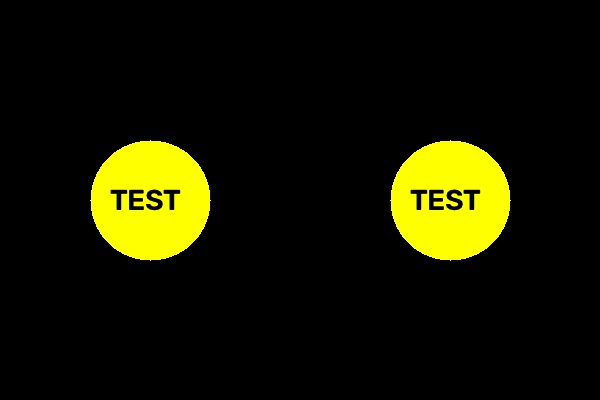
#> input picture samples/test.jpg, 600 x 400 px
$ python -i ela_detector.py   (imports and definitions only)
#> lines starting #> are read from the running program, lines starting #| are printed output that depends on the picture
"""Error Level Analysis (ELA) image processing utilities."""

from pathlib import Path

import numpy as np
from PIL import Image, ImageChops, ImageEnhance


def compute_ela(
	image_path: str, quality: int = 90, scale: int = 15
) -> tuple[np.ndarray, float]:
	"""Compute an ELA image and mean compression discrepancy.

	The source image is converted to RGB, recompressed as a JPEG, and compared
	with the original. The resulting difference image is brightness-enhanced
	and returned in BGR channel order for OpenCV compatibility.

	Args:
		image_path: Path to the source image.
		quality: JPEG quality used for the temporary recompressed image.
		scale: Retained as part of the public API for caller compatibility.
			The brightness factor is calculated dynamically from the maximum
			observed pixel difference.

	Returns:
		A tuple containing the enhanced ELA image in BGR format and the mean
		discrepancy of the unscaled RGB absolute-difference image.

	Raises:
		FileNotFoundError: If ``image_path`` does not exist.
		OSError: If the image cannot be opened, saved, or read.
		ValueError: If ``quality`` or ``scale`` is invalid.
	"""
#> called with image_path = '../samples/test.jpg', quality = 90, scale = 15
	del scale
	if not 0 <= quality <= 100:
		raise ValueError("quality must be between 0 and 100")

	temporary_path = Path("_temp_ela.jpg")
	try:
		with Image.open(image_path) as source:
#> source is the input picture: PIL image 600x400 RGB; mean R, G, B 22.6, 22.5, 0.6
			original = source.convert("RGB")

		original.save(temporary_path, format="JPEG", quality=quality)

		with Image.open(temporary_path) as recompressed_source:
			recompressed = recompressed_source.convert("RGB")

		difference = ImageChops.difference(original, recompressed)
		extrema = difference.getextrema()
#> extrema = ((0, 25), (0, 23), (0, 64))
		max_diff = max(channel_max for _, channel_max in extrema)
#> max_diff = 64
		scale_factor = 1.0 if max_diff == 0 else 255.0 / max_diff
#> scale_factor = 3.98

		enhanced_difference = ImageEnhance.Brightness(difference).enhance(
			scale_factor
		)
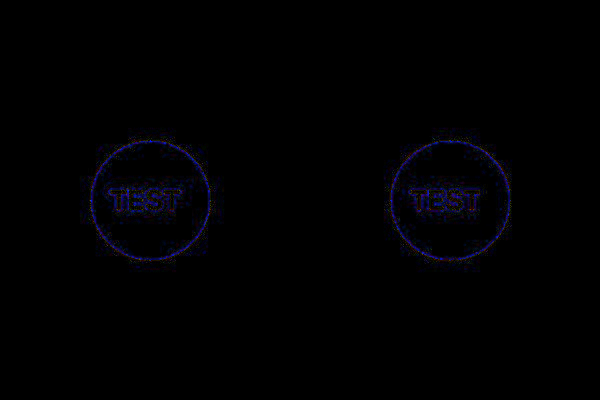
#> enhanced_difference: PIL image 600x400 RGB; mean R, G, B 0.8, 0.7, 1.9
		difference_array = np.asarray(difference, dtype=np.float32)
		mean_discrepancy = float(np.mean(difference_array))
#> mean_discrepancy = 0.3
		enhanced_array = np.asarray(enhanced_difference, dtype=np.uint8)
		ela_image_bgr = enhanced_array[:, :, ::-1].copy()

		return ela_image_bgr, mean_discrepancy
	except FileNotFoundError:
		raise
	except OSError as error:
		raise OSError(f"Unable to compute ELA for image: {image_path}") from error
	finally:
		try:
			temporary_path.unlink()
		except FileNotFoundError:
			pass

>>> result = compute_ela('../samples/test.jpg')
